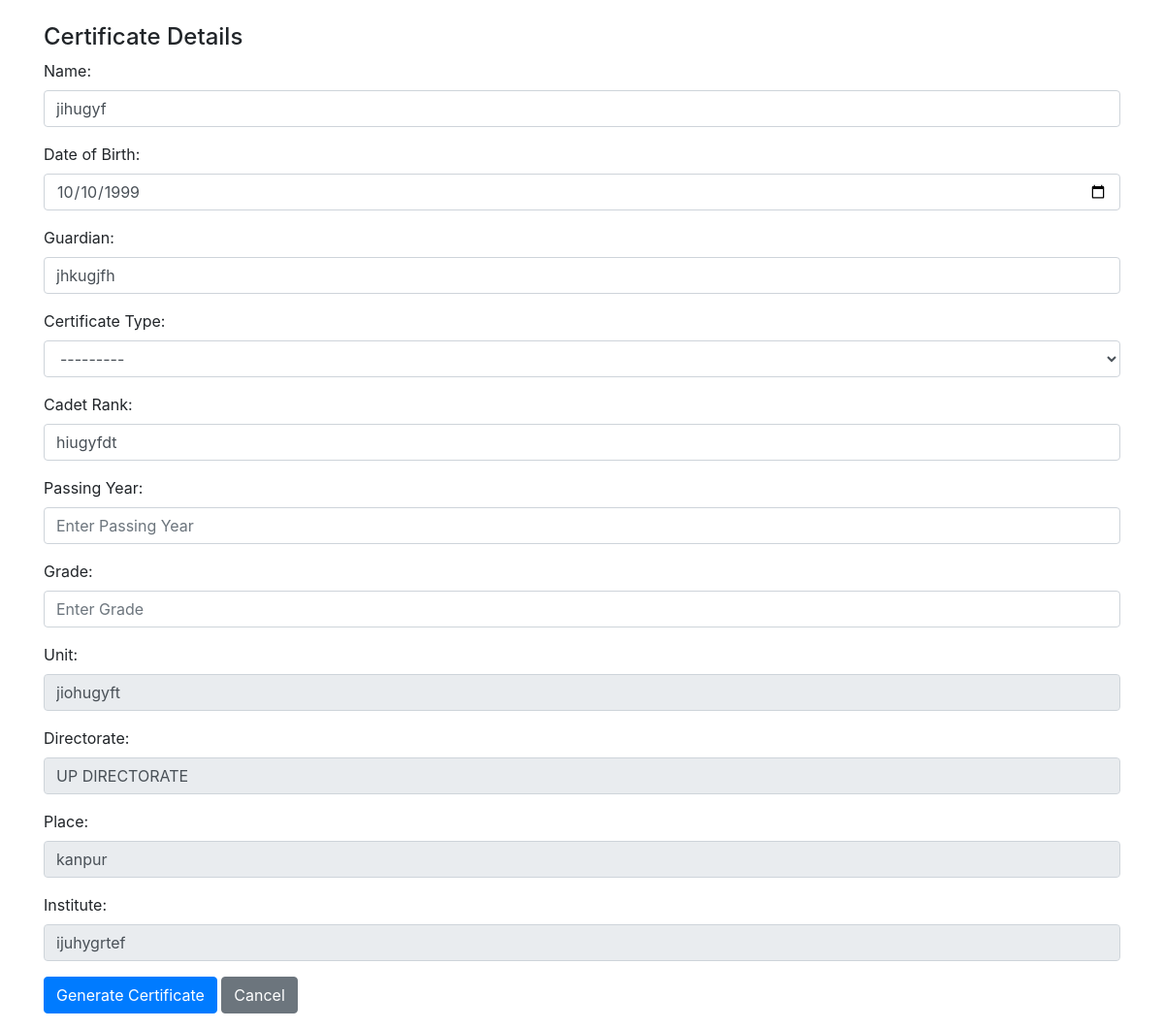
Page /edit/1/ on the committed database.
### mainapp/models.py (models this page shows, shortened)
class Certificate(models.Model):
    CERTIFICATE_TYPE_CHOICES = [
        ('A_Army', 'A Army'),
        ('A_AirForce', 'A AirForce'),
        ('A_Navy', 'A Navy'),
        ('B_AirForce', 'B AirForce'),
        ('B_Army', 'B Army'),
        ('B_Navy', 'B Navy'),
        ('C_Army', 'C Army'),
    ]
    Name = models.CharField(max_length=100, null=True, blank=True)
    DOB = models.DateField(null=True, blank=True)
    Guardian = models.CharField(max_length=100, null=True, blank=True)
    CertificateType = models.CharField(max_length=20, choices=CERTIFICATE_TYPE_CHOICES, null=True, blank=True)
    CadetRank = models.CharField(max_length=20, null=True, blank=True)
    PassingYear = models.IntegerField(null=True, blank=True)
    Grade = models.CharField(max_length=10, null=True, blank=True)
    Unit = models.CharField(max_length=50, null=True, blank=True)
    Directorate = models.CharField(max_length=50, null=True, blank=True)
    Place = models.CharField(max_length=100, null=True, blank=True)
    Institute = models.CharField(max_length=100, null=True, blank=True)
    certificate_number = models.CharField(max_length=50, null=True, blank=True)
    serial_number = models.CharField(max_length=50, null=True, blank=True)
    user_image = models.ImageField(upload_to='media/', null=True, blank=True)
    qr_code = models.ImageField(upload_to='qr_codes/', blank=True)
    final_certificate = models.ImageField(upload_to='media/certificates/', null=True, blank=True)
    is_duplicate = models.BooleanField(default=False)
    reviewer_ceo = models.ForeignKey(settings.AUTH_USER_MODEL, related_name='ceo_reviews', on_delete=models.SET_NULL, null=True, blank=True)
    reviewer_register_head = models.ForeignKey(settings.AUTH_USER_MODEL, related_name='register_head_reviews', on_delete=models.SET_NULL, null=True, blank=True)
    reviewer_staff = models.ForeignKey(settings.AUTH_USER_MODEL, related_name='staff_reviews', on_delete=models.SET_NULL, null=True, blank=True)
    ceo_review_status = models.BooleanField(null=True, blank=True)
    register_head_review_status = models.BooleanField(null=True, blank=True)
    staff_review_status = models.BooleanField(null=True, blank=True)
    signature_image = models.ImageField(upload_to='signatures/', null=True, blank=True)
    is_signed = models.BooleanField(default=False)

### mainapp/views.py (the view)
# urls.py: path('edit/<int:id>/', edit_student_detail, name='edit_student_detail'),
def edit_student_detail(request, id):
    student_detail = get_object_or_404(StudentDetail, id=id)
    certificate = student_detail.certificate
    if request.method == 'POST':
        certificate_form = CertificateForm(request.POST, request.FILES, instance=certificate)
        if certificate_form.is_valid():
            certificate = certificate_form.save(commit=False)
            try:
                certificate.generate_numbers()
            except ValueError as e:
                print(f"Error generating numbers: {e}")
                return render(request, 'edit_student_detail.html', {
                    'certificate_form': certificate_form,
                    'student_detail': student_detail,
                    'error_message': str(e),
                })
            qr_url = request.build_absolute_uri(f"/qr_scan/{certificate.id}/")
            qr = qrcode.QRCode(
                version=1,
                error_correction=qrcode.constants.ERROR_CORRECT_L,
                box_size=10,
                border=4,
            )
            qr.add_data(qr_url)
            qr.make(fit=True)
            qr_img = qr.make_image(fill_color="black", back_color="white")
            buffer = BytesIO()
            qr_img.save(buffer, format='PNG')
            buffer.seek(0)
            certificate.qr_code.save(f'{certificate.Name}_qr.png', File(buffer))
            jpg_template_path = os.path.join(settings.BASE_DIR, f"templates/certificates/{certificate.CertificateType}.jpg")
            certificate_img = Image.open(jpg_template_path)
            c_army_text_positions = {
                'Name': (197, 816),
                'DOB': (952, 930),
                'Guardian': (989, 837),
                'CadetRank': (896, 754),
                'PassingYear': (565, 1260),
                'Grade': (500, 2400),
                'Unit': (195, 927),
                'Directorate': (460, 1047),
                'Place': (180, 1550),
                'certificate_number': (757, 20),
                'serial_number': (172, 729),
                'qr_code': (68, 286),  # Example position for QR code
                'user_image': (888, 286),  # Example position for user image
            }
            default_text_positions = {
                'Name': (376, 1316),
                'DOB': (1662, 1504),
                'Guardian': (1763, 1302),
                'CadetRank': (1519, 1132),
                'PassingYear': (1239, 2125),
                'Grade': (486, 2340),
                'Unit': (408, 1495),
                'Directorate': (977, 1715),
                'Place': (408, 2600),
                'certificate_number': (1593, 52),
                'serial_number': (394, 1114),
                'qr_code': (215, 251),  # Example position for QR code
                'user_image': (1721, 251),  # Example position for user image
            }
            if certificate.CertificateType == 'C_Army':
                text_positions = c_army_text_positions
                qr_img_size = (200, 200)  # Reduced size of QR code for C Army
                user_img_size = (200, 200)  # Reduced size of user image for C Army
                font_size = 35  # Reduced font size for C Army
            else:
                text_positions = default_text_positions
                qr_img_size = (400, 400)  # Default size of QR code for others
                user_img_size = (400, 400)  # Default size of user image for others
                font_size = 60  # Default font size for others
            qr_img = qr_img.resize(qr_img_size)
            certificate_img.paste(qr_img, text_positions['qr_code'])
            if certificate.user_image:
                user_img = Image.open(certificate.user_image.path)
                user_img = user_img.resize(user_img_size)
                certificate_img.paste(user_img, text_positions['user_image'])
            draw = ImageDraw.Draw(certificate_img)
            font_path = os.path.join(settings.BASE_DIR, "arial.ttf")
            font = ImageFont.truetype(font_path, font_size)
            for field, pos in text_positions.items():
                if field not in ['qr_code', 'user_image'] and hasattr(certificate, field):
                    value = str(getattr(certificate, field))
                    draw.text(pos, value, font=font, fill="black")
            final_buffer = BytesIO()
            certificate_img.save(final_buffer, format='JPEG')
            final_buffer.seek(0)
            certificate.final_certificate.save(f'{certificate.Name}_certificate.jpg', File(final_buffer))
            certificate.save()
            return redirect('dashboard')
        else:
            print("Certificate Form Errors: ", certificate_form.errors)
    else:
        certificate_form = CertificateForm(instance=certificate)
    return render(request, 'edit_student_detail.html', {
        'certificate_form': certificate_form,
        'student_detail': student_detail,
    })

### mainapp/templates/edit_student_detail.html (shortened to what this page needs)
<!DOCTYPE html>
<html lang="en">
<head>
    <link rel="stylesheet" href="https://stackpath.bootstrapcdn.com/bootstrap/4.5.2/css/bootstrap.min.css">
</head>
<body>
    <div class="container mt-4">
        <form id="editForm" method="post" enctype="multipart/form-data">
            <h4>Certificate Details</h4>
            <div class="form-group">
                <label for="{{ certificate_form.Name.id_for_label }}">Name:</label>
                {{ certificate_form.Name }}
            </div>
            <div class="form-group">
                <label for="{{ certificate_form.DOB.id_for_label }}">Date of Birth:</label>
                {{ certificate_form.DOB }}
            </div>
            <div class="form-group">
                <label for="{{ certificate_form.Guardian.id_for_label }}">Guardian:</label>
                {{ certificate_form.Guardian }}
            </div>
            <div class="form-group">
                <label for="{{ certificate_form.CertificateType.id_for_label }}">Certificate Type:</label>
                {{ certificate_form.CertificateType }}
            </div>
            <div class="form-group">
                <label for="{{ certificate_form.CadetRank.id_for_label }}">Cadet Rank:</label>
                {{ certificate_form.CadetRank }}
            </div>
            <div class="form-group">
                <label for="{{ certificate_form.PassingYear.id_for_label }}">Passing Year:</label>
                {{ certificate_form.PassingYear }}
            </div>
            <div class="form-group">
                <label for="{{ certificate_form.Grade.id_for_label }}">Grade:</label>
                {{ certificate_form.Grade }}
            </div>
            <div class="form-group">
                <label for="{{ certificate_form.Unit.id_for_label }}">Unit:</label>
                {{ certificate_form.Unit }}
            </div>
            <div class="form-group">
                <label for="{{ certificate_form.Directorate.id_for_label }}">Directorate:</label>
                {{ certificate_form.Directorate }}
            </div>
            <div class="form-group">
                <label for="{{ certificate_form.Place.id_for_label }}">Place:</label>
                {{ certificate_form.Place }}
            </div>
            <div class="form-group">
                <label for="{{ certificate_form.Institute.id_for_label }}">Institute:</label>
                {{ certificate_form.Institute }}
            </div>
            <div class="form-group">
            <button type="submit" class="btn btn-primary">Generate Certificate</button>
            <a href="{% url 'cert' %}" class="btn btn-secondary">Cancel</a>
        </form>
    </div>
</body>
</html>

### rows in the picture
Certificate: Name "jihugyf", DOB "10/10/1999", Guardian "jhkugjfh", CertificateType "---------", CadetRank "hiugyfdt", Unit "jiohugyft", Directorate "UP DIRECTORATE", Place "kanpur", Institute "ijuhygrtef"
